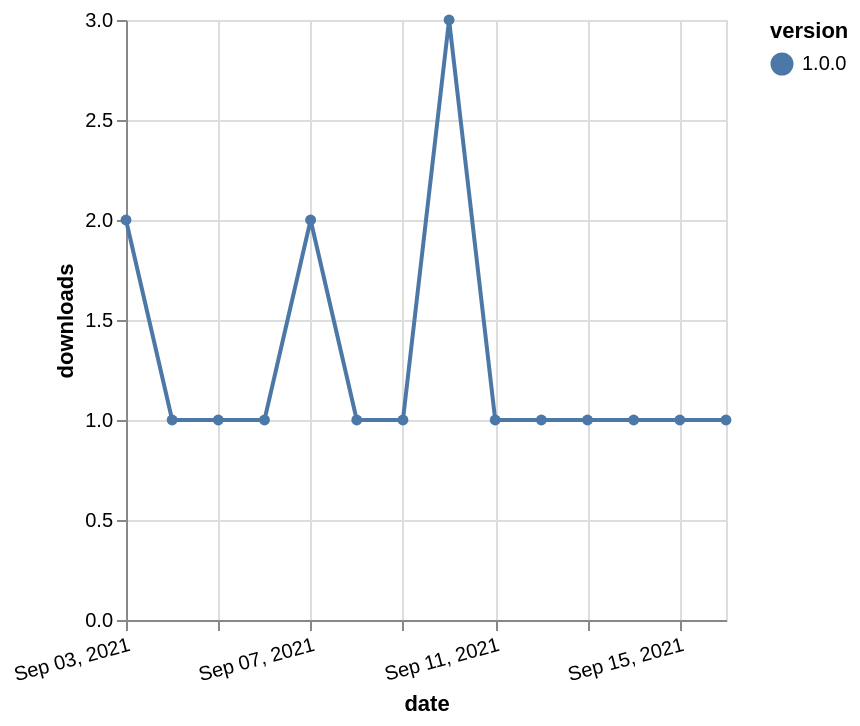

Vega-Lite specification for this chart:
### Vega-Lite specification from a JSON file in a GitHub repository (floating-point values rounded to 4 significant figures)
{"$schema": "https://vega.github.io/schema/vega-lite/v5.json", "description": "A simple bar chart with embedded data.", "data": {"values": [{"date": "2021-09-03", "total": 122, "delta": 2, "version": "1.0.0"}, {"date": "2021-09-04", "total": 123, "delta": 1, "version": "1.0.0"}, {"date": "2021-09-05", "total": 124, "delta": 1, "version": "1.0.0"}, {"date": "2021-09-06", "total": 125, "delta": 1, "version": "1.0.0"}, {"date": "2021-09-07", "total": 127, "delta": 2, "version": "1.0.0"}, {"date": "2021-09-08", "total": 128, "delta": 1, "version": "1.0.0"}, {"date": "2021-09-09", "total": 129, "delta": 1, "version": "1.0.0"}, {"date": "2021-09-10", "total": 132, "delta": 3, "version": "1.0.0"}, {"date": "2021-09-11", "total": 133, "delta": 1, "version": "1.0.0"}, {"date": "2021-09-12", "total": 134, "delta": 1, "version": "1.0.0"}, {"date": "2021-09-13", "total": 135, "delta": 1, "version": "1.0.0"}, {"date": "2021-09-14", "total": 136, "delta": 1, "version": "1.0.0"}, {"date": "2021-09-15", "total": 137, "delta": 1, "version": "1.0.0"}, {"date": "2021-09-16", "total": 138, "delta": 1, "version": "1.0.0"}]}, "width": "container", "mark": {"type": "line", "point": {"filled": true}}, "encoding": {"x": {"field": "date", "type": "temporal", "timeUnit": "yearmonthdate", "title": "date", "axis": {"labelAngle": -15}}, "y": {"field": "delta", "type": "quantitative", "title": "downloads"}, "color": {"field": "version", "type": "nominal"}, "tooltip": {"field": "delta"}}}
